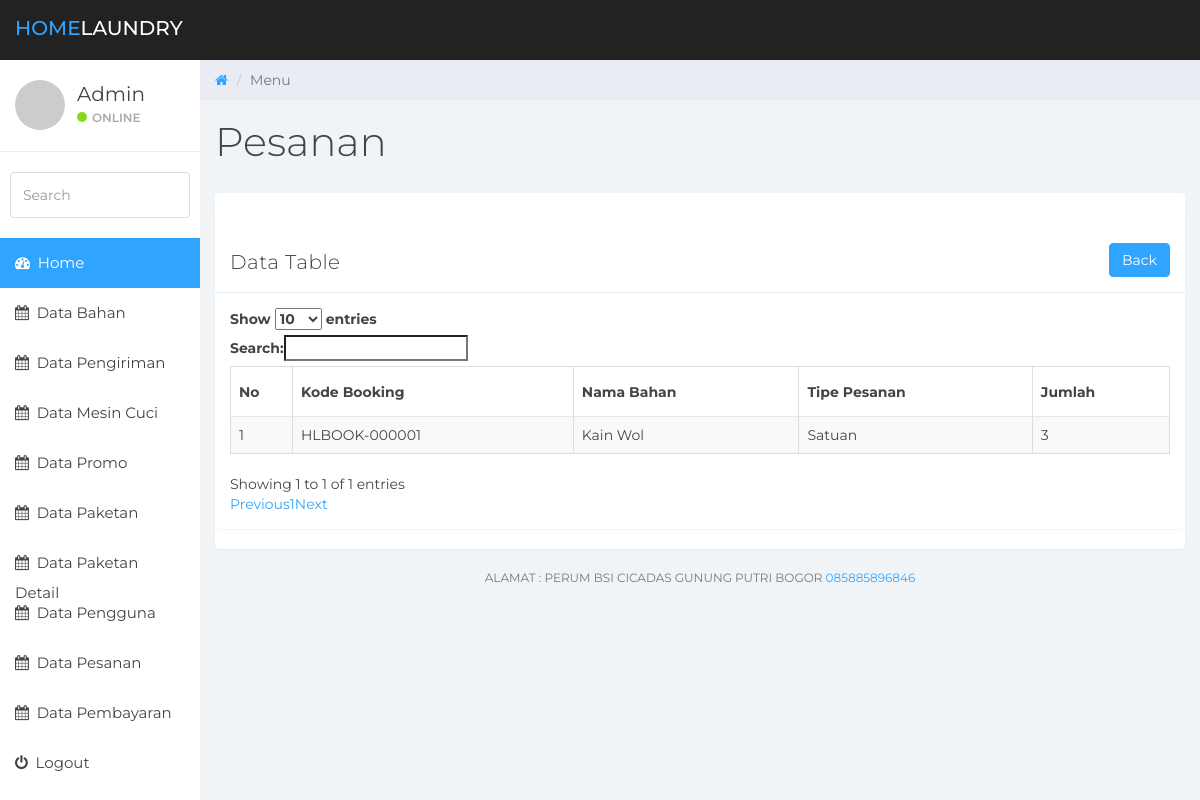
The app's page /admin/pesanan/detail/HLBOOK-000001, older data.
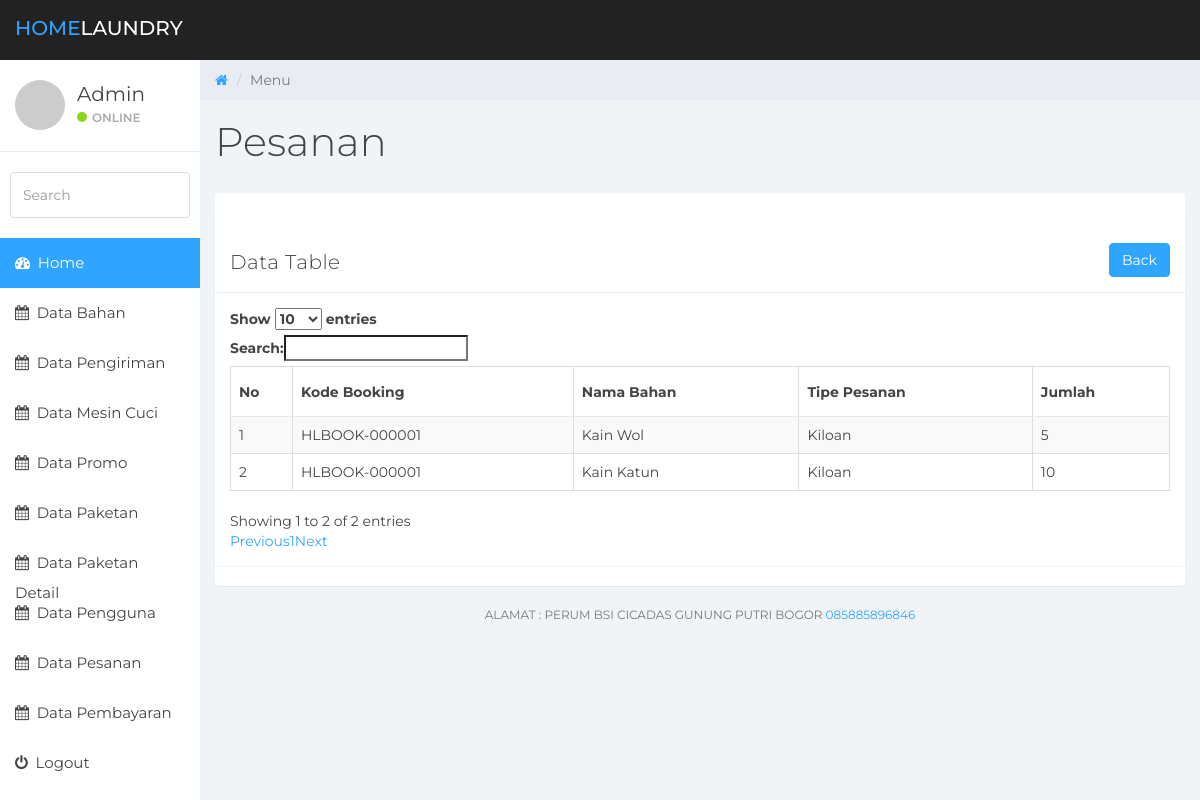
The same page, newer data.
### tables this page shows
CREATE TABLE `pesanan_detail` (
  `id_pesanan_detail` int(3) NOT NULL AUTO_INCREMENT,
  `id_pesanan` varchar(20) NOT NULL,
  `id_bahan` int(3) DEFAULT NULL,
  `jumlah` int(3) NOT NULL COMMENT 'Ikutin sesuai pesanannya jika satuan maka ini jumlah satu, jika kiloan maka ini jumlah berat',
  `harga` decimal(13,0) NOT NULL,
  PRIMARY KEY (`id_pesanan_detail`),
  KEY `id_pesanan` (`id_pesanan`),
  KEY `id_bahan` (`id_bahan`),
  CONSTRAINT `pesanan_detail_ibfk_1` FOREIGN KEY (`id_pesanan`) REFERENCES `pesanan` (`id_pesanan`) ON DELETE CASCADE ON UPDATE CASCADE,
  CONSTRAINT `pesanan_detail_ibfk_2` FOREIGN KEY (`id_bahan`) REFERENCES `bahan` (`id_bahan`) ON DELETE SET NULL ON UPDATE CASCADE
);

CREATE TABLE `bahan` (
  `id_bahan` int(3) NOT NULL AUTO_INCREMENT,
  `nama_bahan` varchar(50) NOT NULL,
  `harga_kiloan` decimal(13,0) NOT NULL DEFAULT '0',
  `harga_satuan` decimal(13,0) NOT NULL DEFAULT '0',
  `status_bahan` int(1) NOT NULL COMMENT '0 = Tidak aktif, 1 = Aktif',
  `waktu_pembuatan` datetime DEFAULT NULL,
  `waktu_perubahan_terakhir` timestamp NOT NULL DEFAULT CURRENT_TIMESTAMP ON UPDATE CURRENT_TIMESTAMP,
  PRIMARY KEY (`id_bahan`)
);

### application/controllers/admin/PesananController.php (called while the page is built, shortened)
<?php if ( ! defined('BASEPATH')) exit('No direct script access allowed');
class PesananController extends CI_Controller {
	public function __construct()
	{
		$this->load->library('session');
        $this->load->model('Pesanan');
        $this->load->model('Pengiriman');
		$this->load->model('Paketan');
		$this->load->model('Promo');
		$this->load->model('Bahan');
		$this->load->model('Pengguna');
	}
	public function detail($idpesanan)
	{
		$data['content'] = "masterpesanandetail";
		$data['title'] = "Pesanan Detail";
		$data['idpesanan'] = $idpesanan;
		$data['pesanan'] = $this->Pesanan->SelectByIdPesanan($idpesanan);
		$this->load->view('admin/pages/masterpesanandetail',$data);
	}
}

### index.php (called while the page is built, shortened)
<?php
require_once BASEPATH.'core/CodeIgniter.php';

### application/models/Pesanan.php (called while the page is built, shortened)
<?php if ( ! defined('BASEPATH')) exit('No direct script access allowed');
class Pesanan extends CI_Model
{
	public function SelectByIdPesanan($id_pesanan)
	{
		$this->db->select('pesanan.*, pesanan_detail.*, bahan.nama_bahan');
		$this->db->from('pesanan');
		$this->db->join('pesanan_detail', 'pesanan.id_pesanan = pesanan_detail.id_pesanan', 'INNER');
		$this->db->join('bahan', 'pesanan_detail.id_bahan = bahan.id_bahan', 'left');
		$this->db->where('pesanan.id_pesanan', $id_pesanan);
		return $this->db->get();
	}
}

### application/views/admin/pages/masterpesanandetail.php (the view, shortened to what this page needs)
<!DOCTYPE html>
<html>
<head>
	<link href="<?php echo base_url(); ?>assets/css/bootstrap.min.css" rel="stylesheet">
	<link href="<?php echo base_url(); ?>assets/css/font-awesome.min.css" rel="stylesheet">
	<link href="<?php echo base_url(); ?>assets/css/datepicker3.css" rel="stylesheet">
	<link rel="stylesheet" type="text/css" href="https://cdn.datatables.net/1.10.19/css/dataTables.bootstrap.min.css">
	<link href="<?php echo base_url(); ?>assets/css/styles.css" rel="stylesheet">
</head>
<body>
	<nav class="navbar navbar-custom navbar-fixed-top" role="navigation">
		<div class="container-fluid">
			<div class="navbar-header">
				<a class="navbar-brand" href="#"><span>HOME</span>Laundry</a>
			</div>
		</div>
	</nav>
	<div id="sidebar-collapse" class="col-sm-3 col-lg-2 sidebar">
		<div class="profile-sidebar">
			<div class="profile-userpic">
				<img src="http://placehold.it/50/30a5ff/fff" class="img-responsive" alt="">
			</div>
			<div class="profile-usertitle">
				<div class="profile-usertitle-name">Admin</div>
				<div class="profile-usertitle-status"><span class="indicator label-success"></span>Online</div>
			</div>
		</div>
		<form role="search">
			<div class="form-group">
				<input type="text" class="form-control" placeholder="Search">
			</div>
		</form>
		<ul class="nav menu">
			<li class="active"><a href="index.html"><em class="fa fa-dashboard">&nbsp;</em> Home </a></li>
			<li><a href="<?php echo base_url(); ?>admin/bahan"><em class="fa fa-calendar">&nbsp;</em> Data Bahan </a></li>
			<li><a href="<?php echo base_url(); ?>admin/pengiriman"><em class="fa fa-calendar">&nbsp;</em> Data Pengiriman </a></li>
			<li><a href="<?php echo base_url(); ?>admin/mesincuci"><em class="fa fa-calendar">&nbsp;</em> Data Mesin Cuci </a></li>
			<li><a href="<?php echo base_url(); ?>admin/promo"><em class="fa fa-calendar">&nbsp;</em> Data Promo </a></li>
			<li><a href="<?php echo base_url(); ?>admin/paketan"><em class="fa fa-calendar">&nbsp;</em> Data Paketan </a></li>
			<li><a href="<?php echo base_url(); ?>admin/paketan_detail"><em class="fa fa-calendar">&nbsp;</em> Data Paketan Detail</a></li>
			<li><a href="<?php echo base_url(); ?>admin/pengguna"><em class="fa fa-calendar">&nbsp;</em> Data Pengguna </a></li>
			<li><a href="<?php echo base_url(); ?>admin/pesanan"><em class="fa fa-calendar">&nbsp;</em> Data Pesanan </a></li>
			<li><a href="<?php echo base_url(); ?>admin/pembayaran"><em class="fa fa-calendar">&nbsp;</em> Data Pembayaran </a></li>
			<li><a href="<?php echo base_url(); ?>admin/LoginController/logout"><em class="fa fa-power-off">&nbsp;</em> Logout</a></li>
		</ul>
	</div>
	<div class="col-sm-9 col-sm-offset-3 col-lg-10 col-lg-offset-2 main">
		<div class="row">
			<ol class="breadcrumb">
				<li><a href="#">
					<em class="fa fa-home"></em>
				</a></li>
				<li class="active">Menu</li>
			</ol>
		</div>
		<div class="row">
			<div class="col-lg-12">
				<h1 class="page-header">Pesanan</h1>
			</div>
		</div>
		<div class="panel panel-container">
			<div class="row">
				<div class="col-lg-12">
					<div class="panel panel-default">
						<div class="notifikasi" style="padding: 10px 15px;"><?php echo $this->session->flashdata('notifikasi'); ?></div>
						<div class="panel-heading">
							Data Table
							<a href="<?php echo base_url(); ?>admin/pesanan"><button type="button" class="btn btn-primary pull-right">Back</button></a>
						</div>
						<div class="panel-body">
							<table id="example" class="table table-striped table-bordered" style="width:100%">
								<thead>
									<tr>
										<th>No</th>
										<th>Kode Booking</th>
										<th>Nama Bahan</th>
										<th>Tipe Pesanan</th>
										<th>Jumlah</th>
									</tr>
								</thead>
								<tbody>
									<?php
										$no = 0;
										foreach ($pesanan->result() as $items) {
										$no++;
									?>
										<tr>
											<td><?php echo $no; ?></td>
											<td><?php echo $items->id_pesanan; ?></td>
											<td><?php echo $items->nama_bahan; ?></td>
											<td><?php echo $items->tipe_pesanan == 0 ? 'Kiloan' : 'Satuan'; ?></td>
											<td><?php echo $items->jumlah; ?></td>
										</tr>
									<?php } ?>
								</tbody>
							</table>
						</div>
					</div>
				</div>
			</div>
		</div>
		<div class="col-sm-12">
			<p class="back-link">Alamat : Perum BSI Cicadas Gunung Putri Bogor <a href="https://www.medialoot.com">085885896846</a></p>
		</div>
	</div>
</body>
</html>

### assets/css/styles.css (style rules this page uses)
body { background: #f1f4f7; padding-top: 60px; font-size: 14px; color: #444444; font-family: "Montserrat", "Helvetica Neue", Helvetica, Arial, sans-serif; }
p { color: #777; }
a, a:hover, a:focus { color: #30a5ff; }
h1, h2, h3, h4, h5, h6 { color: #444444; }
h1 { font-weight: 300; font-size: 40px; }
input.form-control { border: 1px solid #ddd; box-shadow: none; height: 46px; }
.navbar-custom { background: #222; height: 60px; }
.navbar-header .navbar-brand { color: #fff; font-size: 20px; text-transform: uppercase; font-weight: 500; height: 60px; padding-top: 18px; }
.navbar-header .navbar-brand span { color: #30a5ff; }
.btn-primary, .btn-primary:hover, .btn-primary:focus, .btn-primary:active, .btn-primary.active, .open > .dropdown-toggle.btn-primary, .btn-primary.disabled, .btn-primary[disabled], fieldset[disabled] .btn-primary, .btn-primary.disabled:hover, .btn-primary[disabled]:hover, fieldset[disabled] .btn-primary:hover, .btn-primary.disabled:focus, .btn-primary[disabled]:focus, fieldset[disabled] .btn-primary:focus, .btn-primary.disabled:active, .btn-primary[disabled]:active, fieldset[disabled] .btn-primary:active, .btn-primary.disabled.active, .btn-primary[disabled].active, fieldset[disabled] .btn-primary.active { background-color: #30a5ff; border-color: #30a5ff; }
.label-success { background-color: #8ad919; }
.panel { border: 0; }
.panel-container { padding-top: 20px; }
.panel-heading { font-size: 20px; font-weight: 300; letter-spacing: 0.025em; height: 60px; line-height: 38px; }
.panel-default .panel-heading { background: #fff; border-bottom: 1px solid #e9ecf2; color: #444444; }
.navbar { border: 0; }
.sidebar { display: block; padding: 0; display: none; box-shadow: none; background: #fff; }
.sidebar ul { margin: 20px 0px; }
.sidebar form { padding: 10px 0 0 0; margin: 10px 10px 20px 10px; }
@media (min-width: 768px) { .sidebar { display: block; position: fixed; top: 60px; bottom: 0; left: 0; z-index: 1000; display: block; margin: 0; padding: 0; overflow-x: hidden; overflow-y: auto; } }
@media (min-width: 768px) { .navbar-header { width: 100%; } }
.sidebar ul.nav .active a, .sidebar ul.nav li.parent a.active, .sidebar ul.nav .active > a:hover, .sidebar ul.nav li.parent a.active:hover, .sidebar ul.nav .active > a:focus, .sidebar ul.nav li.parent a.active:focus { color: #fff; background-color: #30a5ff; }
.sidebar ul.nav li a { height: 50px; font-size: 15px; line-height: 2em; color: #444444; }
.profile-sidebar { padding: 10px 0; border-bottom: 1px solid #e9ecf2; }
.indicator { width: 10px; height: 10px; display: inline-block; border-radius: 9999px; margin-right: 5px; }
.profile-userpic img { float: left; margin: 10px 0px 0px 15px; width: 50px; height: 50px; border-radius: 9999px !important; }
.profile-usertitle { float: left; text-align: left; margin: 10px 0 0 12px; }
.profile-usertitle-name { font-size: 20px; margin-bottom: 0px; }
.profile-usertitle-status { text-transform: uppercase; color: #AAA; font-size: 12px; font-weight: 600; margin-bottom: 15px; }
.breadcrumb { border-radius: 0; padding: 10px 15px 10px 15px; background: #e9ecf2; margin: 0; }
h1.page-header { margin-top: 20px; border-bottom: 0; }
.table { background: #fff; }
.table > thead > tr > th { border-bottom: 1px solid #e6e7e8; vertical-align: middle; height: 50px; }
p.back-link { text-align: center; margin-bottom: 20px; font-size: 12px; text-transform: uppercase; }

Row changes from the older to the newer data that the page shows:
removed pesanan_detail: id_pesanan "HLBOOK-000001", id_bahan.nama_bahan "Kain Wol", shows "Satuan", jumlah "3"
added pesanan_detail: id_pesanan "HLBOOK-000001", id_bahan.nama_bahan "Kain Wol", shows "Kiloan", jumlah "5"
added pesanan_detail: id_pesanan "HLBOOK-000001", id_bahan.nama_bahan "Kain Katun", shows "Kiloan", jumlah "10"
Text that changed along with them:
text written by a page script: "Show entries Search: Showing 1 to 1 of 1 entries Previous 1 Next" → "Show entries Search: Showing 1 to 2 of 2 entries Previous 1 Next"
